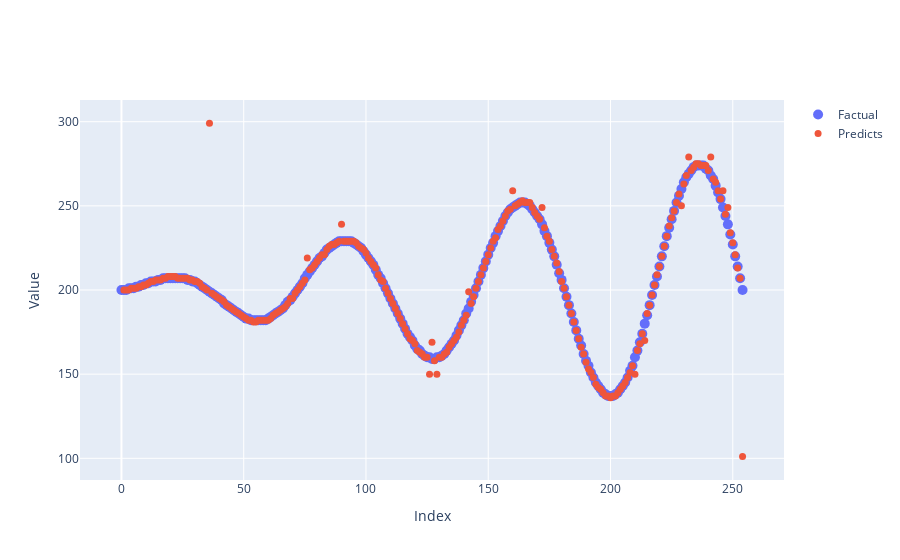

Notebook cell for this chart:
### Code cell
plot_arrays(factual=expand_sin_seq[1:], predicts=predicted_2[1:])

### Figure 1 — Plotly figure (JSON) as saved in the notebook; plotly's stock layout.template omitted (floating-point values rounded to 4 significant figures; data arrays with more than 128 entries replaced by an {"elided": "..."} marker saying what was removed)
{"data": [{"marker": {"size": 10}, "mode": "markers", "name": "Factual", "type": "scatter", "x": {"elided": "255 int values"}, "y": {"elided": "255 int values"}}, {"marker": {"size": 7}, "mode": "markers", "name": "Predicts", "type": "scatter", "x": {"elided": "254 int values"}, "y": {"elided": "254 int values"}}], "layout": {"autosize": true, "xaxis": {"autorange": true, "range": [-14.99, 269.0], "title": {"text": "Index"}, "type": "linear"}, "yaxis": {"autorange": true, "range": [83.72, 316.3], "title": {"text": "Value"}, "type": "linear"}}}
